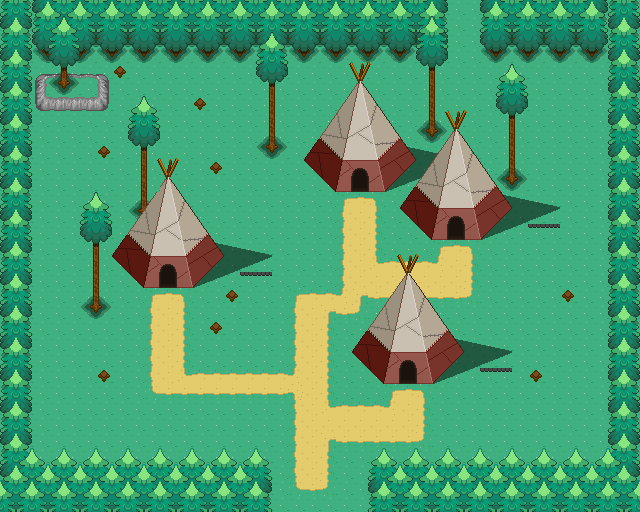

The image is a tile-based game level rendered from a .tmx file. Its description and source (layers, tilesets, objects; grid data summarised) follow:
An orthogonal 40x32 tile map with 16x16 px tiles, 4 tile layers and 41 objects.

<map version="1.0" orientation="orthogonal" width="40" height="32" tilewidth="16" tileheight="16">
 <tileset firstgid="1" nameID="limbusdev_world" tilewidth="16" tileheight="16">
  <image source="../spritesheets/limbusdev_world.png" width="1024" height="1024" />
 </tileset>
 <layer nameID="ground1" width="40" height="32">
  <data>[1280 cells, 1280 non-empty, 14 distinct tile ids]</data>
 </layer>
 <layer nameID="walls1" width="40" height="32">
  <data>[1280 cells, 485 non-empty, 69 distinct tile ids]</data>
 </layer>
 <layer nameID="tops1" width="40" height="32">
  <data>[1280 cells, 263 non-empty, 61 distinct tile ids]</data>
 </layer>
 <layer nameID="tops2" width="40" height="32">
  <data>[1280 cells, 8 non-empty, 8 distinct tile ids]</data>
 </layer>
 <objectgroup nameID="colliderWalls1" width="40" height="32">
  <object x="144" y="240" width="48" height="48" />
  <object x="112" y="240" width="32" height="16" />
  <object x="128" y="256" width="16" height="16" />
  <object x="192" y="240" width="32" height="16" />
  <object x="192" y="256" width="16" height="16" />
  <object x="336" y="144" width="48" height="48" />
  <object x="304" y="144" width="32" height="16" />
  <object x="320" y="160" width="16" height="16" />
  <object x="384" y="144" width="32" height="16" />
  <object x="384" y="160" width="16" height="16" />
  <object x="432" y="192" width="48" height="48" />
  <object x="480" y="192" width="32" height="16" />
  <object x="400" y="192" width="32" height="16" />
  <object x="416" y="208" width="16" height="16" />
  <object x="480" y="208" width="16" height="16" />
  <object x="384" y="336" width="48" height="48" />
  <object x="432" y="336" width="32" height="16" />
  <object x="432" y="352" width="16" height="16" />
  <object x="352" y="336" width="32" height="16" />
  <object x="368" y="352" width="16" height="16" />
  <object x="368" y="480" width="272" height="32" />
  <object x="0" y="480" width="272" height="32" />
  <object x="608" y="0" width="32" height="480" />
  <object x="0" y="0" width="32" height="480" />
  <object x="32" y="0" width="416" height="64" />
  <object x="480" y="0" width="128" height="64" />
  <object x="32" y="64" width="80" height="48" />
  <object x="112" y="64" width="16" height="16" />
  <object x="96" y="144" width="16" height="16" />
  <object x="192" y="96" width="16" height="16" />
  <object x="256" y="144" width="32" height="16" />
  <object x="256" y="128" width="32" height="16" />
  <object x="208" y="160" width="16" height="16" />
  <object x="80" y="288" width="32" height="32" />
  <object x="208" y="320" width="16" height="16" />
  <object x="224" y="288" width="16" height="16" />
  <object x="96" y="368" width="16" height="16" />
  <object x="416" y="112" width="32" height="32" />
  <object x="496" y="160" width="32" height="32" />
  <object x="560" y="288" width="16" height="16" />
  <object x="528" y="368" width="16" height="16" />
 </objectgroup>
</map>
